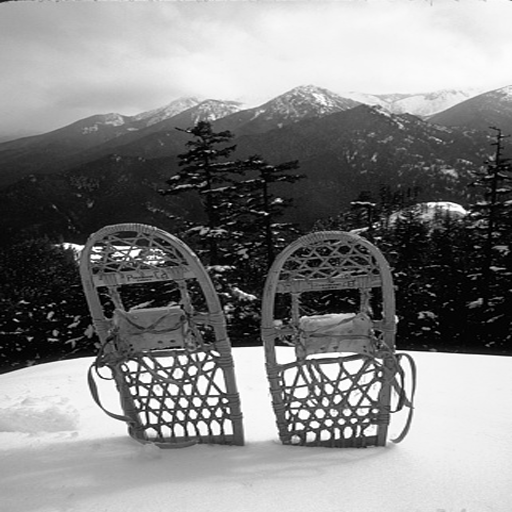
#> input picture images/0000.bmp, 512 x 512 px; its folder holds only this picture in this run
$ jupyter execute 'LAB4-ROC (1).ipynb'
#> lines starting #> are read from the running program, lines starting #| are printed output that depends on the picture
# How to set the threshold using the Receiver operating characteristic (ROC) Curve

What is it?
* A graphic scheme for binary classification.

What it represent?
* On the x-axis you have the False Positive Rate (FPR)
* On the y-axis the True Positive Rate (TPR)
* Each point of the curve is associated to a possible threshold

How do I choose the threshold?
* You can choose the threshold you prefer as a trade-off between the TPR and  the FPR. However, **we will focus on FPR$<0.1$**

How can I generate the ROC?
* **To generate the ROC curve you need two arrays**: score and label

* These two arrays contains informations on the classifier positive and negative decision, respectively: H1 (similarity estimated between the same watermark) and H0 (similarity estimated between two different watermark).

* **In the score array**,  goes the similarity values between the watemark extracted from the watermarked image and those extracted from the attacked one.

* **In the label array**,  goes values equals either to 1 or 0. We put 1 if the watermarks extracted from the watermarked image and the attacked image, to estimate the corresponding similarity, are the same (H1 hypothesis). Otherwise, we put 0 (H0 hyphotesis).

AN EXAMPLE:

## A Toy-Example (Example 1)

[cell 1]
import numpy as np
import matplotlib.pyplot as plt
import matplotlib
matplotlib.rcParams['figure.figsize'] = [5, 5]

from sklearn.metrics import roc_curve, auc

score = np.asarray([1, 0.9, 0.8, 0.7, 0.75, 0.76, 0.88, 0.91, 0.7, 0.55, 0.6,
                      0.2, 0.5, 0.6, 0.7, 0.3, 0.44, 0.55, 0.61, 0.21, 0.5, 0.1])
label = np.asarray([1,1,1,1,1,1,1,1,1,1,1,0,0,0,0,0,0,0,0,0,0,0])
#compute ROC
fpr, tpr, tau = roc_curve(label, score, drop_intermediate=False)
#compute AUC
roc_auc = auc(fpr, tpr)

### How to plot the ROC

[cell 2]
plt.figure()
lw = 2
plt.plot(fpr, tpr, color='darkorange',
         lw=lw, label='AUC = %0.2f' % roc_auc)
plt.plot([0, 1], [0, 1], color='navy', lw=lw, linestyle='--')
plt.xlim([-0.01, 1.0])
plt.ylim([0.0, 1.05])
plt.xlabel('False Positive Rate')
plt.ylabel('True Positive Rate')
plt.title('Receiver operating characteristic example')
plt.legend(loc="lower right")
plt.show()
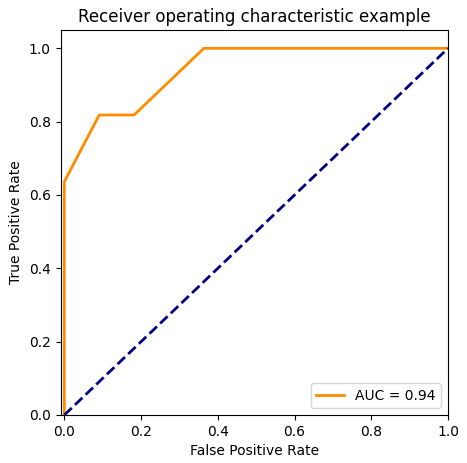
#> figure drawn by matplotlib, 1 panel

# How do I set the threshold?
A good threshold has a good trade off between TPR and FPR. Generally, the condition you care about is that your FPR never exceed a value of 0.05. For this challenge, all FPR $\leq 0.1$ are allowed.

[cell 3]
idx_fpr = np.where((fpr-0.05)==min(i for i in (fpr-0.05) if i > 0)) #locate the position corresponding to FPR=0.05
print('For a FPR approximately equals to 0.05 corresponds a TPR equals to %0.2f' % tpr[idx_fpr[0][0]])
print('For a FPR approximately equals to 0.05 corresponds a threshold equals to %0.2f' % tau[idx_fpr[0][0]])
print('Check FPR %0.2f' % fpr[idx_fpr[0][0]]) #"errors" due to approximations are possible when you do not have many data

### What FPR should I choose?

(Take Note)

# ROC applied to Watermarking (Example 2)

Let's apply what we learned to watermarking.

Function to embed/detect spread spectrum and apply a random attack.

[cell 4]
import os
import numpy as np
import cv2
import matplotlib.pyplot as plt
from sklearn.metrics import roc_curve, auc
from scipy.fft import dct, idct


import random

# [29 lines of commented-out code are left out]

ALPHA: float = 0.1

def embedding(input1: str, input2: str) -> np.ndarray:
    """Embed a binary watermark into a grayscale image using DCT.

    Args:
        input1: Path to the original image on disk.  The image must be
            grayscale (one channel) and of size 512×512.
        input2: Path to the watermark file (``.npy``) on disk containing
            exactly 1024 bits (0 or 1).

    Returns:
        The watermarked image as a NumPy array of dtype ``uint8``.  The
        caller may write this image to disk if needed.
    """
    # Read the original image and ensure it exists.
    host = cv2.imread(input1, cv2.IMREAD_GRAYSCALE)
    if host is None:
        raise FileNotFoundError(f"Could not read input image: {input1}")
    if host.shape[0] != 512 or host.shape[1] != 512:
        raise ValueError("Input image must be 512×512 pixels")

    # Load the watermark bits.  Flatten to 1D and verify length.
    watermark = np.load(input2).astype(np.uint8).flatten()
    if watermark.ndim != 1 or watermark.size != 1024:
        raise ValueError("Watermark must be a one‑dimensional array of length 1024")

    # Map bits from {0,1} to {-1,1}.  Bit 0 becomes ‑1, bit 1 becomes +1.
    wm_mapped = 2 * watermark.astype(np.float32) - 1.0

    # Convert the host image to float32 for DCT.
    host_f = host.astype(np.float32)
    # Compute the 2D Discrete Cosine Transform (DCT).
    dct_host = cv2.dct(host_f)

    # Flatten and sort coefficients by magnitude (descending).  Skip the
    # first element (DC term) which is typically the largest.
    flat = dct_host.ravel()
    # Indices sorted by absolute value descending
    sorted_indices = np.argsort(np.abs(flat))[::-1]
    # Exclude the DC component at index 0 and take the next 1024 indices
    embed_indices = sorted_indices[1:1025]

    # Embed the watermark multiplicatively.
    for i, idx in enumerate(embed_indices):
        r, c = divmod(int(idx), dct_host.shape[1])
        coeff = dct_host[r, c]
        # Apply multiplicative modulation: c' = c * (1 + alpha * w)
        dct_host[r, c] = coeff * (1.0 + ALPHA * wm_mapped[i])

    # Compute the inverse DCT to obtain the watermarked image.
    watermarked_f = cv2.idct(dct_host)
    # Round and clip values to valid intensity range.
    watermarked = np.clip(np.round(watermarked_f), 0, 255).astype(np.uint8)

    return watermarked

# [22 lines of commented-out code are left out]

TAU: float = 0.1

def detection(original: str, watermarked: str, attacked: str) :
    """Detect a spread‑spectrum watermark and compute the WPSNR.

    Args:
        input1: Path to the original (unwatermarked) image.
        input2: Path to the watermarked image.
        input3: Path to the attacked image.

    Returns:
        A tuple ``(output1, output2)`` where ``output1`` is ``1`` if
        the watermark is deemed present (similarity ≥ ``TAU``) and
        ``0`` otherwise, and ``output2`` is the WPSNR between the
        watermarked and attacked images in decibels.
    """
    # Load the three images in grayscale
    f_original = original.astype(np.float32)
    f_watermarked = watermarked.astype(np.float32)
    f_attacked = attacked.astype(np.float32)
    # Compute 2D DCTs
    dct_orig = cv2.dct(f_original)
    dct_wm = cv2.dct(f_watermarked)
    dct_att = cv2.dct(f_attacked)
    # Sort DCT coefficients of the original image by magnitude
    flat = dct_orig.ravel()
    sorted_idx = np.argsort(np.abs(flat))[::-1]
    # Exclude DC term and select the next 1024 coefficients
    embed_indices = sorted_idx[1:1025]
    # Derive sign bits from differences between watermarked/original and attacked/original
    ref_bits = np.zeros(1024, dtype=np.uint8)
    att_bits = np.zeros(1024, dtype=np.uint8)
    for i, idx in enumerate(embed_indices):
        r, c = divmod(int(idx), dct_orig.shape[1])
        # If the watermarked coefficient increased relative to the original then bit=1, else 0
        ref_bits[i] = 1 if (dct_wm[r, c] - dct_orig[r, c]) >= 0 else 0
        att_bits[i] = 1 if (dct_att[r, c] - dct_orig[r, c]) >= 0 else 0
    # Compute similarity as fraction of matching bits
    similarity = float(np.sum(ref_bits == att_bits)) / len(ref_bits)
    # Compute WPSNR between the watermarked and attacked images
    output1 = 1 if similarity >= TAU else 0
    return ref_bits, att_bits

def similarity(X,X_star):
    #Computes the similarity measure between the original and the new watermarks.
    s = np.sum(np.multiply(X, X_star)) / np.sqrt(np.sum(np.multiply(X_star, X_star)))
    return s

#this seed was set just to make you obtain the same result
random.seed(3)
def awgn(img, std, seed):
  mean = 0.0   # some constant
  #np.random.seed(seed)
  attacked = img + np.random.normal(mean, std, img.shape)
  attacked = np.clip(attacked, 0, 255)
  return attacked

def blur(img, sigma):
  from scipy.ndimage.filters import gaussian_filter
  attacked = gaussian_filter(img, sigma)
  return attacked

def sharpening(img, sigma, alpha):
  import scipy
  from scipy.ndimage import gaussian_filter
  import matplotlib.pyplot as plt

  #print(img/255)
  filter_blurred_f = gaussian_filter(img, sigma)

  attacked = img + alpha * (img - filter_blurred_f)
  return attacked

def median(img, kernel_size):
  from scipy.signal import medfilt
  attacked = medfilt(img, kernel_size)
  return attacked

def resizing(img, scale):
  from skimage.transform import rescale
  x, y = img.shape
  attacked = rescale(img, scale)
  attacked = rescale(attacked, 1/scale)
  attacked = attacked[:x, :y]
  return attacked

def jpeg_compression(img, QF):
  from PIL import Image
  img = Image.fromarray(img)
  img.save('tmp.jpg',"JPEG", quality=QF)
  attacked = Image.open('tmp.jpg')
  attacked = np.asarray(attacked,dtype=np.uint8)
  os.remove('tmp.jpg')

  return attacked

def random_attack(img):
  i = random.randint(1,7)
  if i==1:
    attacked = awgn(img, 3., 123)
  elif i==2:
    attacked = blur(img, [3, 3])
  elif i==3:
    attacked = sharpening(img, 1, 1)
  elif i==4:
    attacked = median(img, [3, 3])
  elif i==5:
    attacked = resizing(img, 0.8)
  elif i==6:
    attacked = jpeg_compression(img, 75)
  elif i ==7:
     attacked = img
  return attacked

[cell 5]
import os
import numpy as np
import cv2
import matplotlib.pyplot as plt
from sklearn.metrics import roc_curve, auc

import random

# Gather all image paths from the images folder
images_dir = '../images'
supported_exts = ('.bmp', '.png', '.jpg', '.jpeg', '.tif', '.tiff')
image_files = [os.path.join(images_dir, f) for f in os.listdir(images_dir) if f.lower().endswith(supported_exts)]
print('Found', len(image_files), 'images for ROC computation')

Build a mini dataset of 999 samples for the ROC.

**NOTE**: In this example we use Spread Spectrum.

[cell 6]
#some parameters for the spread spectrum
mark_size = 1024
alpha = 0.1
v = 'multiplicative'
np.random.seed(seed=124)

#scores and labels are two lists we will use to append the values of similarity and their labels
#In scores we will append the similarity between our watermarked image and the attacked one,
# or  between the attacked watermark and a random watermark
#In labels we will append the 1 if the scores was computed between the watermarked image and the attacked one,
#and 0 otherwise
scores = []
labels = []

# load the watermark bits
mark = np.load('acme.npy')
#> (reads src/acme.npy from the repository)

# Gather all supported images in the images directory
images_dir = '../images'
supported_exts = ('.bmp', '.png', '.jpg', '.jpeg', '.tif', '.tiff')
image_files = [os.path.join(images_dir, f) for f in os.listdir(images_dir) if f.lower().endswith(supported_exts)]

# Loop over each image and perform embedding and random attacks
for img_path in image_files:
    # Read original image
    im = cv2.imread(img_path, 0)
#> im is the input picture: shape (512, 512); min 0, max 255, mean 131
    if im is None:
        continue
    # Embed the watermark into this image
    watermarked = embedding(img_path, 'acme.npy')
#> in embedding, `embed_indices = sorted_indices[1:1025]`: embed_indices = 1024 values, max 82435 at index 787, min 1 at index 7, mean 15462.8
#> the loop in embedding, `for i, idx in enumerate(embed_indices):` made 1024 passes
#> (idx, r, c, coeff) on passes 1 to 3: (1024, 2, 0, 36035), (1536, 3, 0, 7623.9), (3584, 7, 0, -7510.3)
#> after the loop in embedding, `for i, idx in enumerate(embed_indices):`: dct_host: shape (512, 512) float32; min -8261.4, max 67065.4, mean 0.2
    # Perform multiple random attacks and compute scores
    sample = 0
    while sample < 500:
        # Fake watermark for H0
        fakemark = np.random.uniform(0.0, 1.0, mark_size)
        fakemark = np.uint8(np.rint(fakemark))
        # Random attack
        res_att = random_attack(watermarked)
#> in blur, `attacked = gaussian_filter(img, sigma)`:
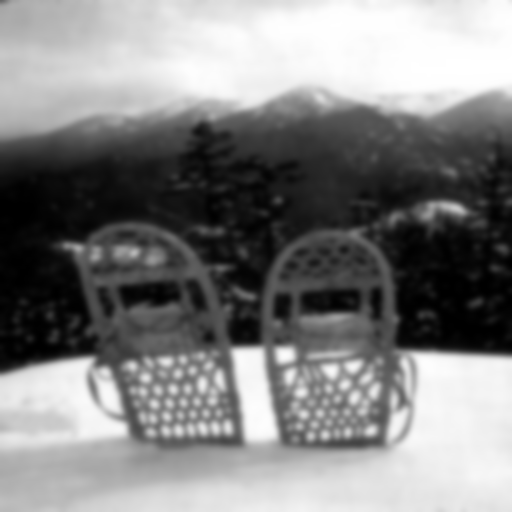
#> attacked: shape (512, 512); min 0, max 255, mean 130.1
        # Detection returns extracted watermark and attacked watermark
        wat_extracted, wat_attacked = detection(im, res_att, watermarked)
#> the loop in detection, `for i, idx in enumerate(embed_indices):` made 1024 passes
#> (idx, r, c) on passes 1 to 3: (1024, 2, 0), (1536, 3, 0), (3584, 7, 0)
#> after the loop in detection, `for i, idx in enumerate(embed_indices):`: att_bits = 1024 values, max 1 at index 0, min 0 at index 2, mean 0.527; ref_bits has the same summary as att_bits
#> in detection, `similarity = float(np.sum(ref_bits == att_bits)) / len(ref_bits)`: similarity = 0.605
#> in detection, `output1 = 1 if similarity >= TAU else 0`: output1 = 1
#> wat_extracted has the same summary as att_bits in detection; wat_attacked has the same summary as att_bits in detection
        # compute similarity H1
        scores.append(similarity(wat_extracted, wat_attacked))
#> in similarity, `s = np.sum(np.multiply(X, X_star)) / np.sqrt(np.sum(np.multiply(X_star..`: s = 14.55
        labels.append(1)
        # compute similarity H0
        scores.append(similarity(fakemark, wat_attacked))
        labels.append(0)
        sample += 1

print('scores array: ', scores)
print('labels array: ', labels)
